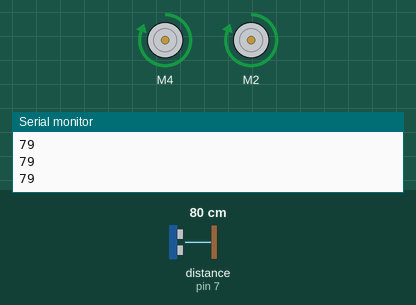
A sketch run on a simulated Arduino Uno, built with avr-gcc and run on an emulated ATmega328P. Parts: 2 × DC motor (green arrow = forward, orange = backward, longer = faster), the last lines printed to the serial monitor. Wiring (inferred from the names in the program): ultrasonic range finder: trigger pin 6; echo pin 7. The inputs (shaded band) are chosen by the test bench; at power-on: distance to the obstacle (sensor on pin 7) 80 cm. The echo pulse lasts 58.3 µs per cm.

Above: at 1.2 s.
1.3 s: distance to the obstacle (sensor on pin 7) set to 13 cm
2.8 s: distance to the obstacle (sensor on pin 7) set to 10 cm
At 3.3 s:
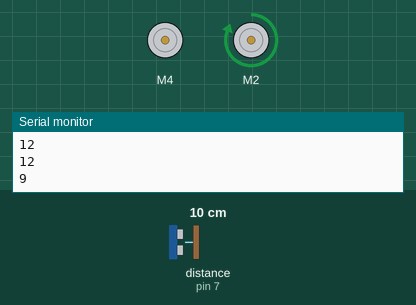
5.8 s: distance to the obstacle (sensor on pin 7) set to 18 cm
At 6.1 s:
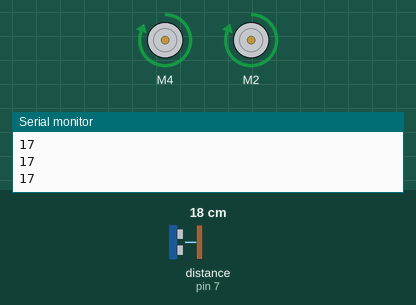
7.3 s: distance to the obstacle (sensor on pin 7) set to 2 cm
At 7.8 s:
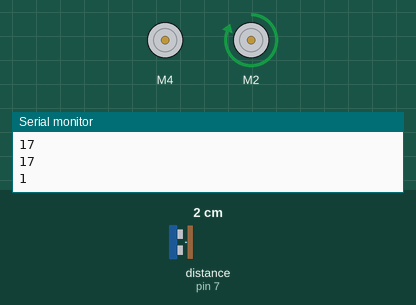
Timing chart, 0 to 11.3 s (numbered marks = the images above; inputs shaded):
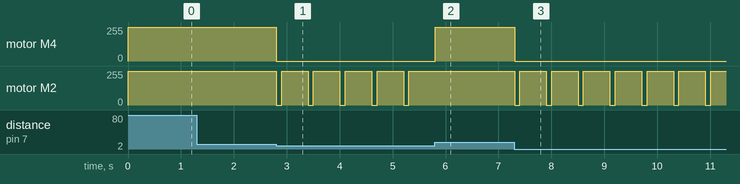

The sketch:

codice_ultrasuoni.ino.ino
```cpp
#include <L298N.h>

const int IN1 = 2;
const int IN2 = 3;
const int IN3 = 4;
const int IN4 = 5;

L298N MotoreDestra(IN3, IN4);
L298N MotoreSinistra(IN1, IN2);

const int Trig = 6;
const int Echo = 7;
long durata;
int distanza;


void setup() {
  // put your setup code here, to run once:
  pinMode(Trig, OUTPUT);
  pinMode(Echo, INPUT);
  Serial.begin(9600);
}

void loop() {
  // put your main code here, to run repeatedly:

  MotoreDestra.forward();
  MotoreSinistra.forward();

  digitalWrite(Trig, LOW);
  delayMicroseconds(2);

  digitalWrite(Trig, HIGH);
  delayMicroseconds(10);
  digitalWrite(Trig, LOW);

  durata = pulseIn(Echo, HIGH);
  distanza = durata * 0.0343 / 2;

  digitalWrite(Echo, LOW);

  Serial.println(distanza);

  if(distanza <= 10){
    MotoreDestra.stop();
    MotoreSinistra.stop();
    delay(100);
    MotoreDestra.stop();
    MotoreSinistra.forward();
    delay(500);
  }

}
```

Measured:
- the behaviour switches between 12 and 11 cm on distance to the obstacle (sensor on pin 7) (found by bisection; images 0 and 1)
- after the input at 2.8 s, motor M4: forward 255/255 → stopped at once; motor M2: alternates forward 255/255 for 0.50 s and stopped for 0.10 s, starting at once
- after the input at 5.8 s, motor M4: stopped → forward 255/255 at once; motor M2: stops changing and stays forward 255/255
- after the input at 7.3 s, motor M4: forward 255/255 → stopped at once; motor M2: alternates forward 255/255 for 0.50 s and stopped for 0.10 s, starting at once
